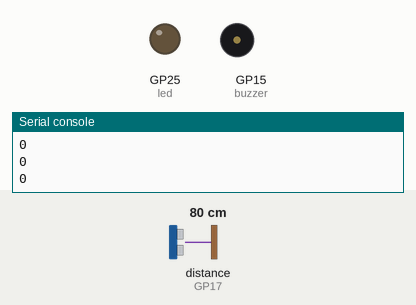
This program was run on a simulated Raspberry Pi Pico running MicroPython. Parts: output pins drawn as LEDs (lit = HIGH), buzzer (waves = sounding, pin HIGH), the last lines printed to the serial console. Inputs (shaded band) come from the test bench; at power-on: distance to the obstacle (sensor on GP17) 80 cm. The echo pulse lasts 58.3 µs per cm; library files of the repository ran but are not shown: hcsr04.py; pins used as bus, display or sensor lines are not drawn.

Above: at 1.2 s.
1.3 s: distance to the obstacle (sensor on GP17) set to 22 cm
3.5 s: distance to the obstacle (sensor on GP17) set to 18 cm
At 5.4 s:
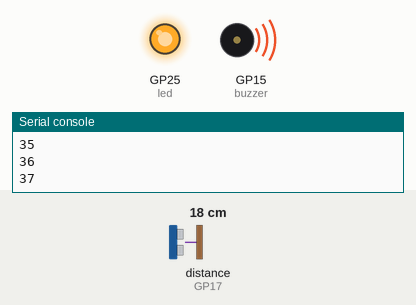
6.0 s: distance to the obstacle (sensor on GP17) set to 35 cm
At 7.1 s:
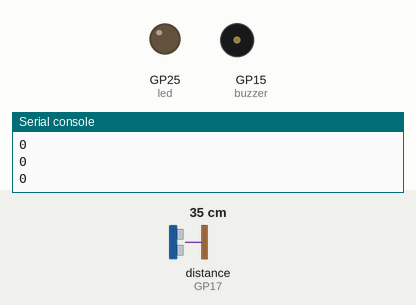
7.5 s: distance to the obstacle (sensor on GP17) set to 2 cm
At 9.5 s:
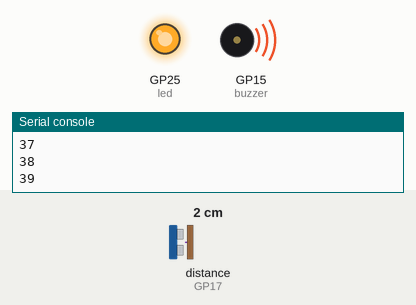
Timing chart, 0 to 11.0 s (numbered marks = the images above; inputs shaded):
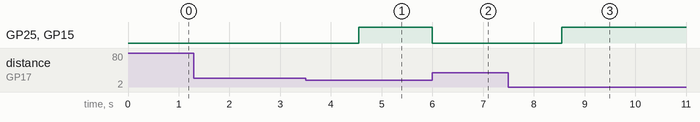

Measured:
- the behaviour switches between 20 and 19 cm on distance to the obstacle (sensor on GP17) (found by bisection; images 0 and 1)
- after the input at 3.5 s, GP25 (led), GP15 (buzzer): LOW → HIGH after 1.1 s
- after the input at 6.0 s, GP25 (led), GP15 (buzzer): HIGH → LOW at once
- after the input at 7.5 s, GP25 (led), GP15 (buzzer): LOW → HIGH after 1.0 s

The program:

18_ultra_sonic.py
```python
from machine import Pin

from hcsr04 import HCSR04
from time import sleep

import time


led = Pin(25, Pin.OUT)
buzzer = Pin(15, Pin.OUT)

led.off()
buzzer.off()

t1 = 0

# Create the sensor object
sensor = HCSR04(trigger_pin=16, echo_pin=17)

while True:
    try:
        distance = sensor.distance_cm()
        #print("Distance:", round(distance, 2), "cm")


        if (distance < 20):
            t1 = t1 + 1

        else:
            #led.off()
            t1 = 0


        if (t1 > 20):
            led.on()
            buzzer.on()
        else:
            led.off()
            buzzer.off()


        print(t1)

    except OSError as e:
        print("Measurement error:", e)

    sleep(0.05)
```
